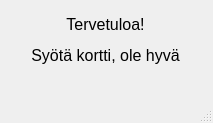
<?xml version="1.0" encoding="UTF-8"?>
<ui version="4.0">
 <class>MainWindow</class>
 <widget class="QMainWindow" name="MainWindow">
  <property name="geometry">
   <rect>
    <x>0</x>
    <y>0</y>
    <width>213</width>
    <height>123</height>
   </rect>
  </property>
  <property name="windowTitle">
   <string>MainWindow</string>
  </property>
  <property name="styleSheet">
   <string notr="true"/>
  </property>
  <widget class="QWidget" name="centralwidget">
   <property name="styleSheet">
    <string notr="true"/>
   </property>
   <widget class="QLabel" name="begin">
    <property name="geometry">
     <rect>
      <x>20</x>
      <y>10</y>
      <width>171</width>
      <height>61</height>
     </rect>
    </property>
    <property name="styleSheet">
     <string notr="true">


</string>
    </property>
    <property name="text">
     <string>&lt;html&gt;&lt;head/&gt;&lt;body&gt;&lt;p align=&quot;center&quot;&gt;&lt;span style=&quot; font-size:12pt;&quot;&gt;Tervetuloa!&lt;/span&gt;&lt;/p&gt;&lt;p align=&quot;center&quot;&gt;&lt;span style=&quot; font-size:12pt;&quot;&gt;Syötä kortti, ole hyvä&lt;/span&gt;&lt;/p&gt;&lt;/body&gt;&lt;/html&gt;</string>
    </property>
    <property name="alignment">
     <set>Qt::AlignCenter</set>
    </property>
   </widget>
  </widget>
  <widget class="QMenuBar" name="menubar">
   <property name="geometry">
    <rect>
     <x>0</x>
     <y>0</y>
     <width>213</width>
     <height>17</height>
    </rect>
   </property>
  </widget>
  <widget class="QStatusBar" name="statusbar"/>
 </widget>
 <resources/>
 <connections/>
</ui>
